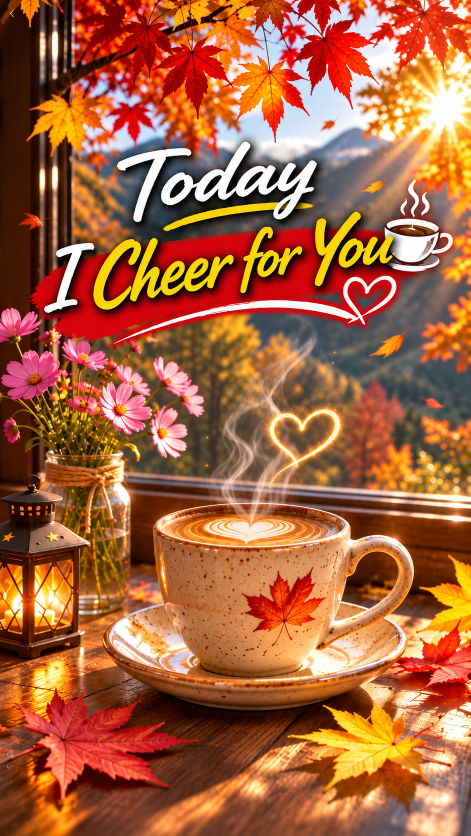
#> input picture coffee-cheer/assets/coffee-reconstructed.png, 941 x 1672 px (shown at 1/2 size)
$ python render.py
#> lines starting #> are read from the running program, lines starting #| are printed output that depends on the picture; after the words box and inside, x2 and y2 are one past the last pixel; in counts of white or black regions, pixels touching at a corner belong together
"""Animate the ORIGINAL coffee image without regenerating or retyping its lettering."""
from pathlib import Path
import argparse,math,json,hashlib,subprocess
import cv2
import numpy as np
W,H,FPS,N=1080,1920,30,450
ROOT=Path(__file__).resolve().parent

def ease(a,b,t):
 q=np.clip((t-a)/(b-a),0,1);return q*q*(3-2*q)

class Scene:
 def __init__(self,path):
  image=cv2.imread(str(path))
#> image is the input picture: shape (1672, 941, 3); mean B, G, R 62.6, 98.9, 166.3
  if image is None:raise ValueError(f'Cannot read source image: {path}')
  h,w=image.shape[:2]
#> h = 1672; w = 941
  if abs(w/h-9/16)>.02:raise ValueError('Source must have a portrait 9:16 aspect ratio to preserve composition.')
  self.base=cv2.cvtColor(cv2.resize(image,(W,H),interpolation=cv2.INTER_LANCZOS4),cv2.COLOR_BGR2RGB)
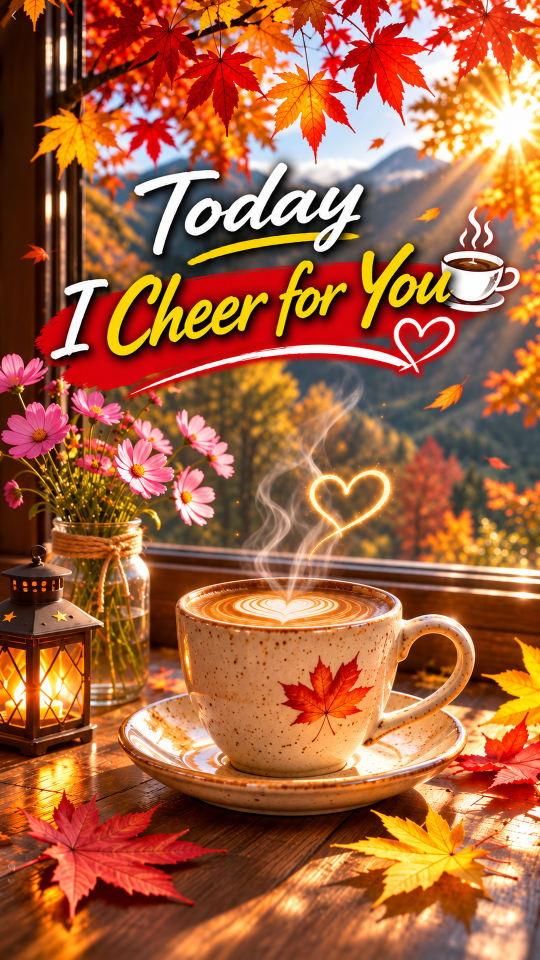
#> self.base: shape (1920, 1080, 3) (shown at 1/2 size); mean R, G, B 166.2, 98.9, 62.6
  self.y,self.x=np.mgrid[:H,:W].astype(np.float32);self.u=self.x/W;self.v=self.y/H
  # Keep the original lettering and red banner rigid; no text reconstruction.
  protect=np.zeros((H,W),np.uint8)
  cv2.rectangle(protect,(30,300),(1070,810),255,-1)
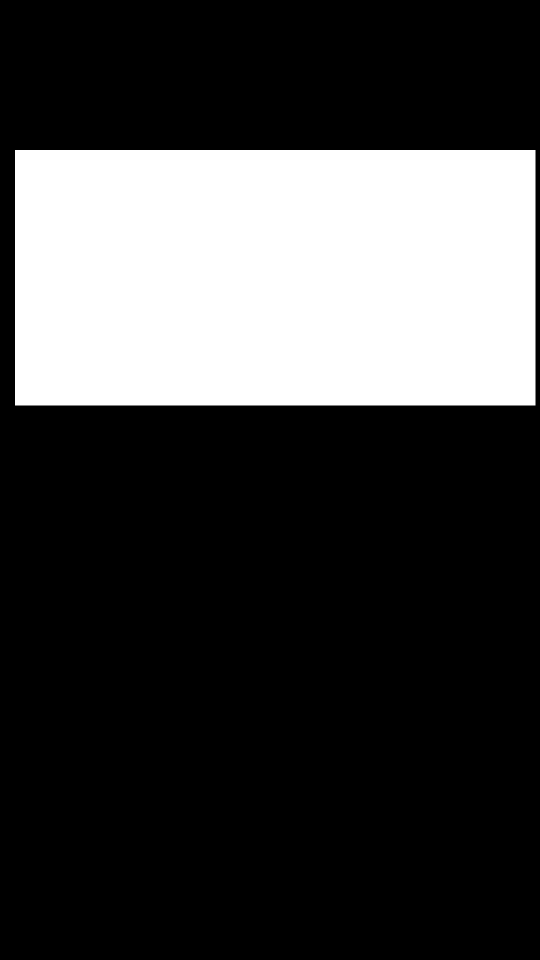
#> protect: shape (1920, 1080) (shown at 1/2 size); 25.7% white; 1 white region, box (x1, y1, x2, y2) and area: (30, 300, 1071, 811) 531951
  self.protect=cv2.GaussianBlur(protect.astype(np.float32)/255,(0,0),10)
  hsv=cv2.cvtColor(self.base,cv2.COLOR_RGB2HSV)
#> hsv: shape (1920, 1080, 3); mean H, S, V 33.9, 168.3, 167.9
  self.leaves=np.clip((hsv[:,:,1].astype(np.float32)-85)/100,0,1)*np.clip((.17-self.v)/.025,0,1)
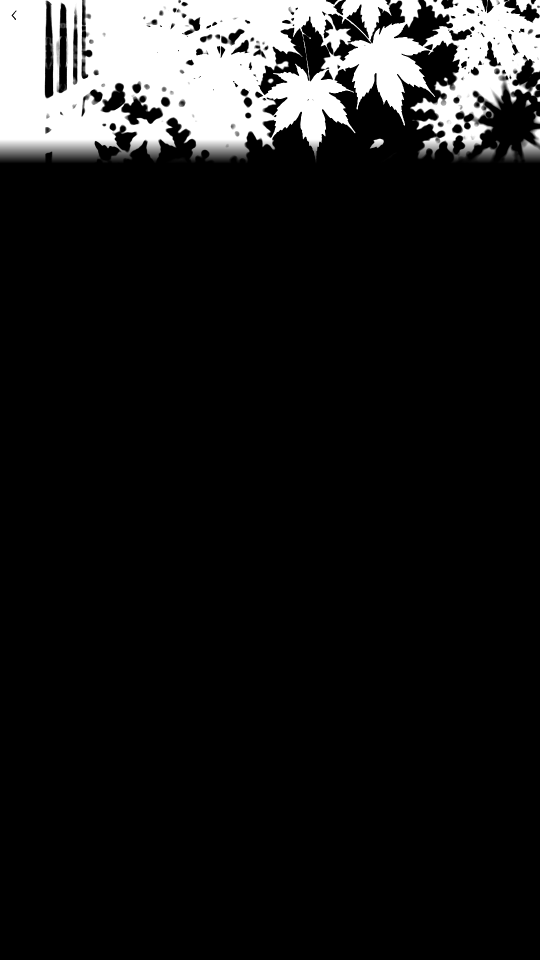
#> self.leaves: shape (1920, 1080) float32 (shown at 1/2 size); min 0, max 1, mean 0.11
  self.leaves=cv2.GaussianBlur(self.leaves.astype(np.float32),(0,0),3)
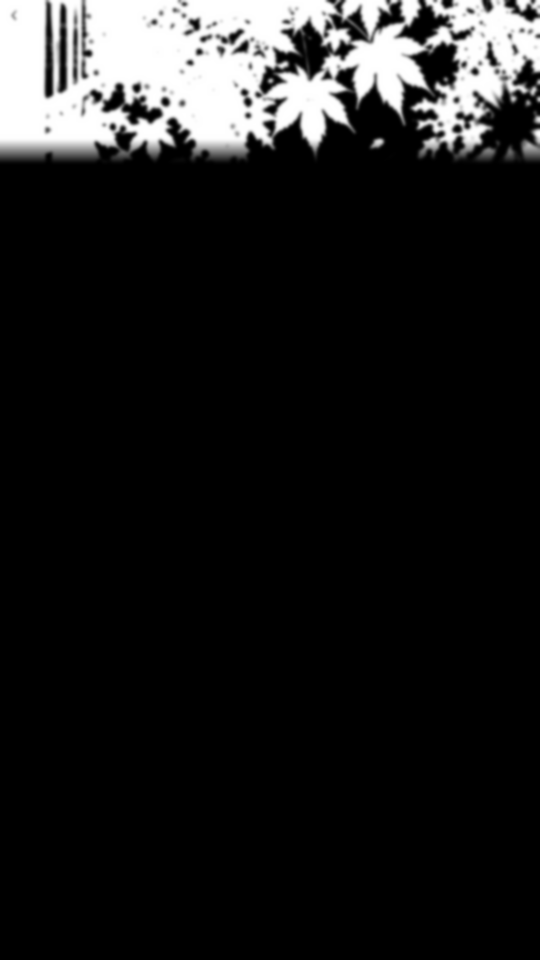
#> self.leaves: shape (1920, 1080) float32 (shown at 1/2 size); min 0, max 1, mean 0.11
  # Cup and saucer remain one rigid foreground layer.
  self.depth=np.clip((self.v-.43)/.54,0,1)*(1-self.protect)
  heartzone=np.exp(-((self.u-.65)/.085)**6-((self.v-.525)/.045)**6)
  warm=(self.base[:,:,0].astype(np.float32)-self.base[:,:,2].astype(np.float32))
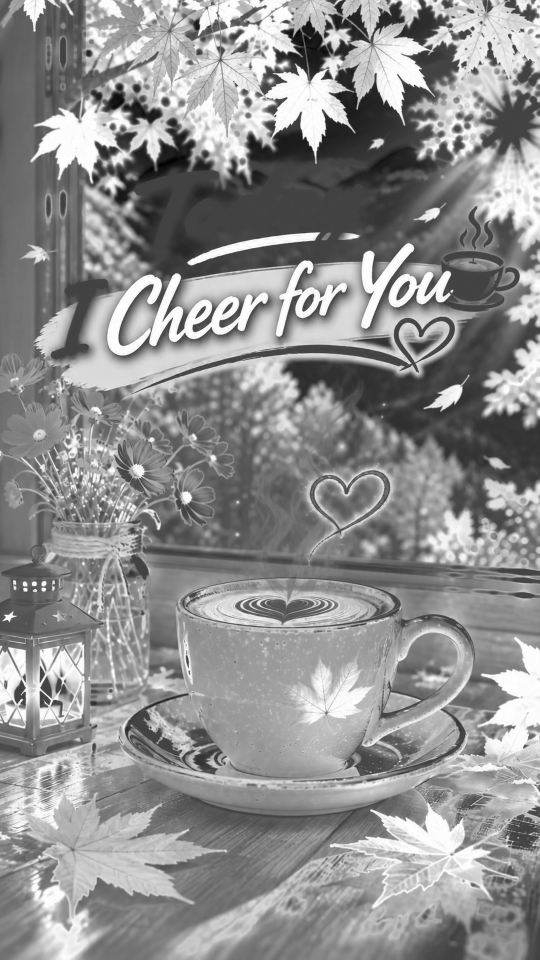
#> warm: shape (1920, 1080) float32 (shown at 1/2 size); min -90, max 255, mean 103.7; drawn with min black and max white
  bright=np.clip((self.base.mean(axis=2)-145)/80,0,1)
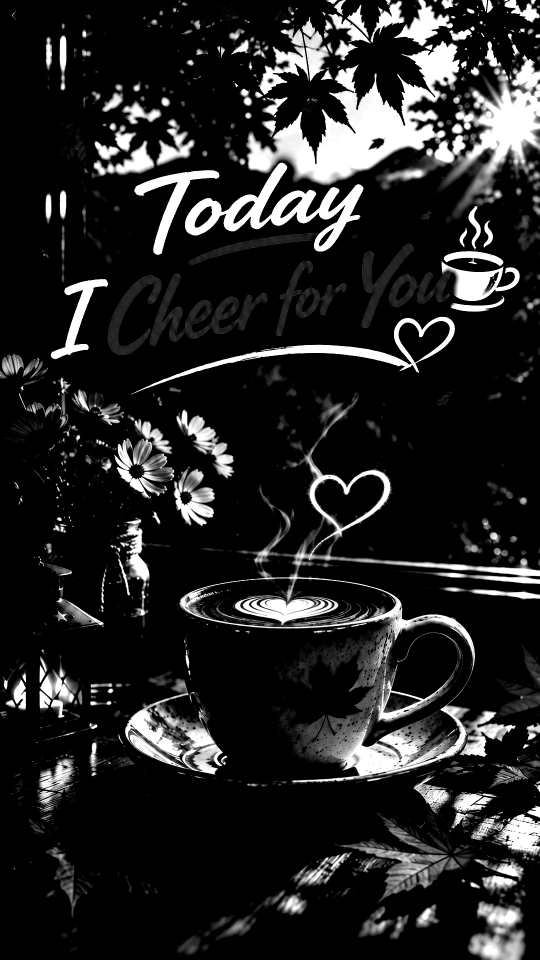
#> bright: shape (1920, 1080) float64 (shown at 1/2 size); min 0, max 1, mean 0.144
  self.heart=(heartzone*bright*np.clip(warm/75,0,1)).astype(np.float32)
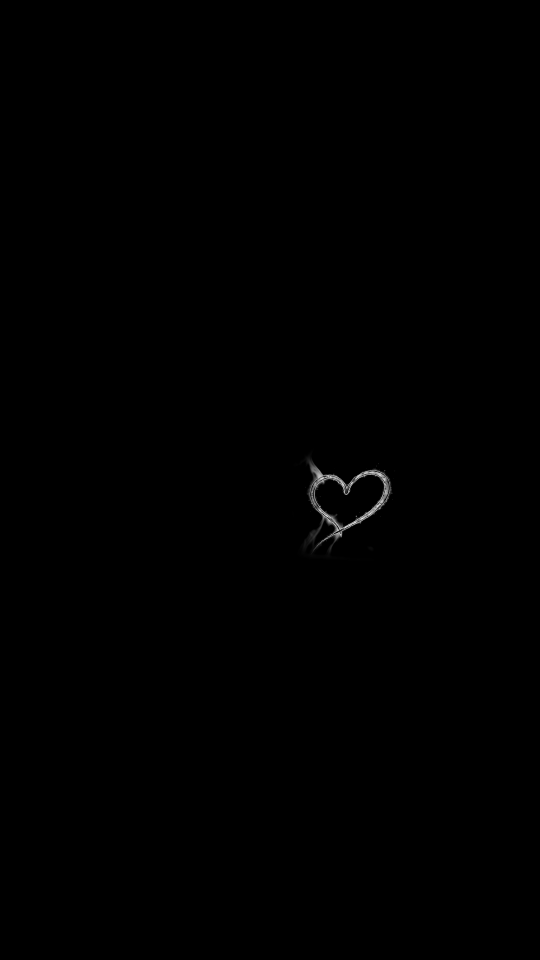
#> self.heart: shape (1920, 1080) float32 (shown at 1/2 size); min 0, max 0.98, mean 0.00143
  self.heart=cv2.GaussianBlur(self.heart,(0,0),7)
  self.steamzone=(np.exp(-((self.u-.52)/.095)**4)*np.clip((self.v-.415)/.04,0,1)*np.clip((.617-self.v)/.035,0,1)*(1-self.protect)*(1-np.clip(heartzone,0,1))).astype(np.float32)

 # [44 lines left out: function frame, not called in this run]

def main():
 ap=argparse.ArgumentParser();ap.add_argument('--image',type=Path,default=ROOT/'assets/coffee-reconstructed.png');ap.add_argument('--output',type=Path,default=ROOT/'renders/output.mp4');ap.add_argument('--preview',action='store_true');args=ap.parse_args()
 if not args.image.is_file():ap.error('Original image is missing. Save the attached ORIGINAL PNG/JPG and pass --image /path/to/file. No video has been rendered.')
 scene=Scene(args.image);args.output.parent.mkdir(parents=True,exist_ok=True)
 if args.preview:
  for t in [0,4.5,8,11,14.9]:cv2.imwrite(str(args.output.parent/f'preview-{t:.1f}.jpg'),cv2.cvtColor(scene.frame(t),cv2.COLOR_RGB2BGR))
  return
 cmd=['ffmpeg','-y','-f','rawvideo','-pix_fmt','rgb24','-s',f'{W}x{H}','-r',str(FPS),'-i','-','-frames:v',str(N),'-an','-c:v','libx264','-preset','fast','-crf','18','-pix_fmt','yuv420p','-movflags','+faststart',str(args.output)]
 with (args.output.parent/'encoding.log').open('w') as log:
#> (the run stopped early here; a loop or call above may not have finished)
